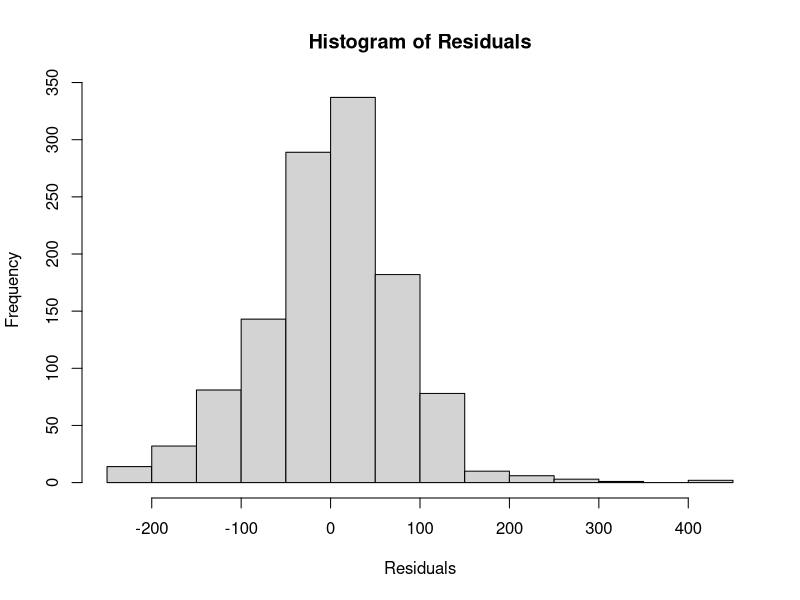
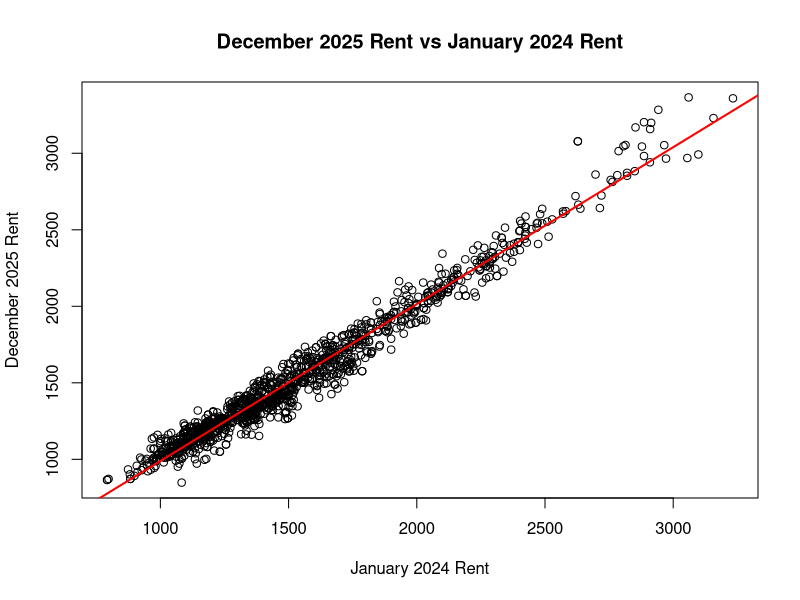

The R source for these figures, in order:
## ---- chunk 1
rents <- read.csv("rents.csv")

model <- lm(Dec_2025 ~ Jan_2024, data = rents)

summary(model) # you can technically stop here, but to get the specific values

intercept <- coef(model)[1] # q1.1
slope <- coef(model)[2]  # q1.2
sigma_hat <- summary(model)$sigma # q1.3

intercept
slope
sigma_hat
## ---- chunk 2
# residual plot
residuals <- resid(model)
hist(residuals, main = "Histogram of Residuals", xlab = "Residuals")

# scatter plot & regression line
plot(rents$Jan_2024, rents$Dec_2025,
     main = "December 2025 Rent vs January 2024 Rent", 
     xlab = "January 2024 Rent",
     ylab = "December 2025 Rent")
abline(model, col = "red", lwd = 2)
## ---- chunk 3
ci <- confint(model, level = 0.95) # q3.1
ci
## ---- chunk 4
predict(model, newdata = data.frame(Jan_2024 = 2628), interval = "prediction", level = 0.95) # q4.1

sf_data <- subset(rents, location == "San Francisco, CA")
sf_actual <- sf_data$Dec_2025
sf_fitted <- predict(model, newdata = sf_data)
sf_residual <- sf_actual - sf_fitted
sf_residual # q4.2

predict(model, newdata = data.frame(Jan_2024 = 1500), interval = "confidence", level = 0.95) # q4.3
## ---- chunk 5
b1_hat <- coef(model)[2]
se_b1 <- summary(model)$coefficients[2, 2] 

t_statistic <- (b1_hat - 1.5) / se_b1
t_statistic # q5.1

df_resid <- df.residual(model)
p_value <- 2 * pt(abs(t_statistic), df = df_resid, lower.tail = FALSE)
p_value # q5.2, 5.3
